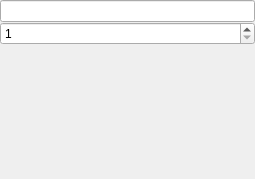
<?xml version="1.0" encoding="UTF-8"?>
<ui version="4.0">
 <class>MainWindow</class>
 <widget class="QMainWindow" name="MainWindow">
  <property name="geometry">
   <rect>
    <x>0</x>
    <y>0</y>
    <width>255</width>
    <height>179</height>
   </rect>
  </property>
  <property name="windowTitle">
   <string>MainWindow</string>
  </property>
  <widget class="QWidget" name="centralWidget">
   <layout class="QVBoxLayout" name="verticalLayout" stretch="0,0,1,0">
    <property name="spacing">
     <number>0</number>
    </property>
    <property name="leftMargin">
     <number>0</number>
    </property>
    <property name="topMargin">
     <number>0</number>
    </property>
    <property name="rightMargin">
     <number>0</number>
    </property>
    <property name="bottomMargin">
     <number>0</number>
    </property>
    <item>
     <widget class="QLineEdit" name="lineEdit"/>
    </item>
    <item>
     <widget class="QSpinBox" name="spinBox">
      <property name="minimum">
       <number>1</number>
      </property>
      <property name="maximum">
       <number>10</number>
      </property>
     </widget>
    </item>
    <item>
     <widget class="VGAWidget" name="vgaWidget" native="true"/>
    </item>
    <item>
     <widget class="TouchKeyboard" name="touchpad" native="true"/>
    </item>
   </layout>
  </widget>
 </widget>
 <layoutdefault spacing="6" margin="11"/>
 <customwidgets>
  <customwidget>
   <class>VGAWidget</class>
   <extends>QWidget</extends>
   <header>vgawidget.hxx</header>
   <container>1</container>
  </customwidget>
  <customwidget>
   <class>TouchKeyboard</class>
   <extends>QWidget</extends>
   <header>touchkeyboard.hxx</header>
   <container>1</container>
  </customwidget>
 </customwidgets>
 <resources/>
 <connections/>
</ui>
